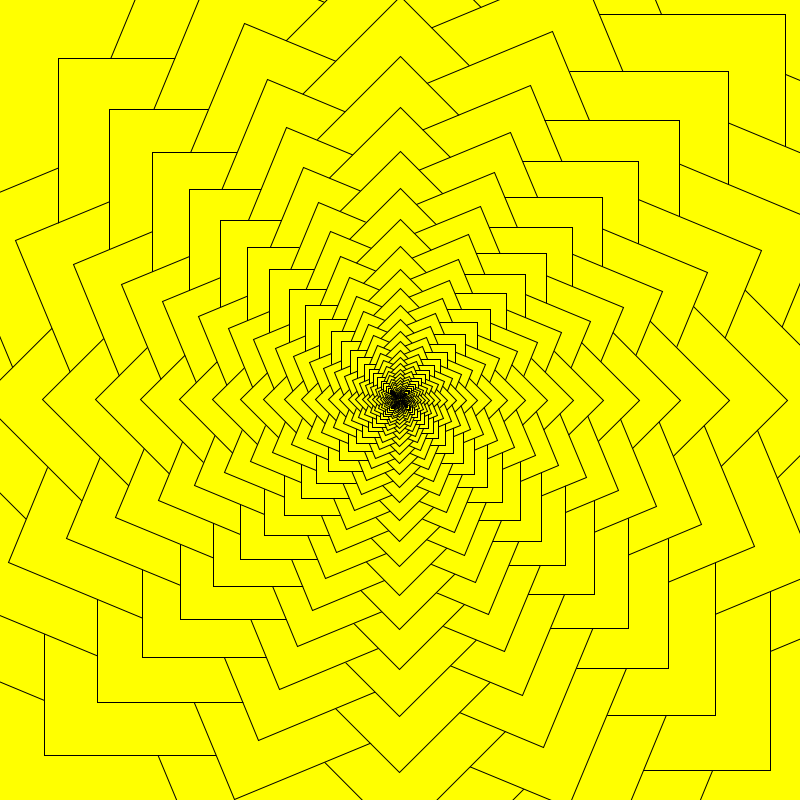
Frame 1 (no input)
Frame 60 (the mouse pressed at the canvas centre just before this capture): identical to frame 1, image omitted
Frame 120 (the mouse held since frame 60 and released just before this capture): identical to frame 1, image omitted

The Processing sketch that drew this single still picture (run headless with seeded random() and noise(); from frame 60 on, the mouse is pressed at the canvas centre):

// Processing sketch: sketch_007
// ── sketch_007.pde

color c = color(255, 255, 0);

void setup() {
  size(800, 800);
}

void draw() {
  translate(width/2, height/2);
  background(255);
  rectDraw(0, 0, 600);
}

void rectDraw(float x, float y, float l) {
  beginShape();
  vertex(x, y);
  vertex(x, y+l);
  vertex(x+l, y+l);
  vertex(x+l, y);
  endShape(CLOSE);
    
  if ( l>2) {
    rotate(PI/8);
    fill(c);
    rectDraw(x, y, l*0.99);
  }
}
